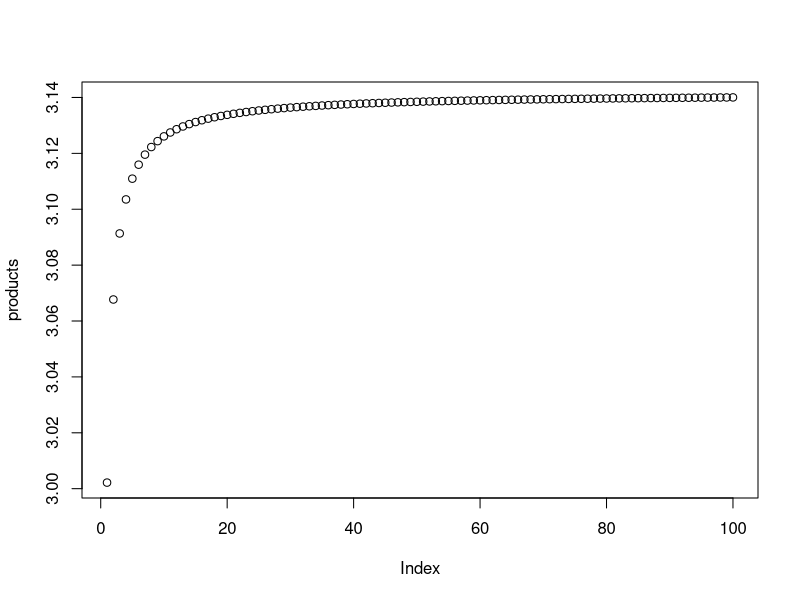
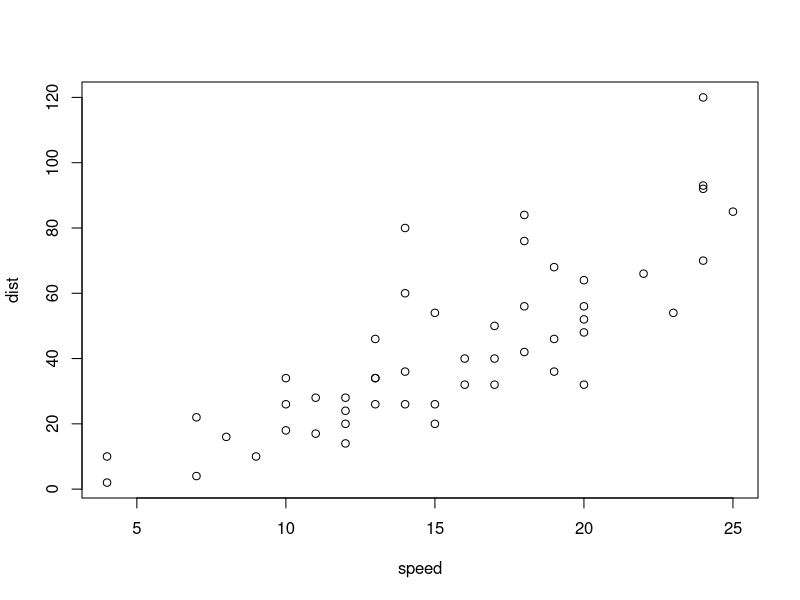

R code for these plots, in order:
## ---- chunk 1
#install.packages('tidyverse')
## ---- chunk 2
# %% operator gives the remainder of the two values being divided, for integers to be divisible, their remainder must be 0
if(81%%3==0){
         print('true')
} else {print('false')}
if(170%%3==0){
         print('true')
} else {print('false')}
if(1923%%3==0){
         print('true')
} else {print('false')}
if(3825%%3==0){
         print('true')
} else {print('false')}

if(81%%9==0){
         print('true')
} else {print('false')}
if(170%%9==0){
         print('true')
} else {print('false')}
if(1923%%9==0){
         print('true')
} else {print('false')}
if(3825%%9==0){
         print('true')
} else {print('false')}
## ---- chunk 3
w <- 8 + 1
x <- 1 + 7 + 0
y <- 1 + 9 + 2 + 3
z <- 3 + 8 + 2 + 5

# cat() to display multiple variables
cat(w, x, y, z)
## ---- chunk 4
if(w%%3==0){
         print('true')
} else {print('false')}
if(x%%3==0){
         print('true')
} else {print('false')}
if(y%%3==0){
         print('true')
} else {print('false')}
if(z%%3==0){
         print('true')
} else {print('false')}

if(w%%9==0){
         print('true')
} else {print('false')}
if(x%%9==0){
         print('true')
} else {print('false')}
if(y%%9==0){
         print('true')
} else {print('false')}
if(z%%9==0){
         print('true')
} else {print('false')}
## ---- chunk 5
a <- c(2, 4, 6)
b <- c(1, 3, 5)
c <- c(3, 5, 7)

result1 <- 2 * prod((a/b) * (b/c))
result1
## ---- chunk 6
# must initialize variable first
result2 <- 2
  
# iterate from 2 to , increment by 2
for (i in seq(2, 1000, by = 2)) {
  # e.g. for i = 2: (2/1) * (2/3), as required
  product <- (i / (i - 1)) * (i / (i + 1))
    
  result2 <- result2 * product
}
result2
## ---- chunk 7
product_fcn <- function(n) {
  
  # initialize variable
  result3 <- 2
  
  # iterate from 2 to 2n, increment by 2
  for (i in seq(2, 2*n, by = 2)) {
    product <- (i / (i - 1)) * (i / (i + 1))
    
    result3 <- result3 * product
  }
  
  # return the final product
  return(result3)
}

product_fcn(1791216)
## ---- chunk 8
# create sequence defining the given values of n
n_val <- seq(5, 500, by = 5)

# must initialize vector to store values
products <- numeric(length(n_val))

# use seq_along() to pass through the values of n for each iteration
for (i in seq_along(n_val)) {
  products[i] <- product_fcn(n_val[i])
}

# plot the value of each iteration
plot(products)
## ---- chunk 9
data(cars)
View(cars)
## ---- chunk 10
# head() displays the first 5 observations normally, but here we use the option n = 6 to display 6 instead
head(cars, n = 6)

# the number of observations in a data set is equal to the number of rows, we can count the number of rows using nrow()
obs <- nrow(cars)
obs

# the number of variables is equal to the number of columns, we can this value similarly using ncol()
vars <- ncol(cars)
vars
## ---- chunk 11
# only 2 variables in cars, no need to specify which variables to plot
plot(cars)
## ---- chunk 12
sessionInfo()
